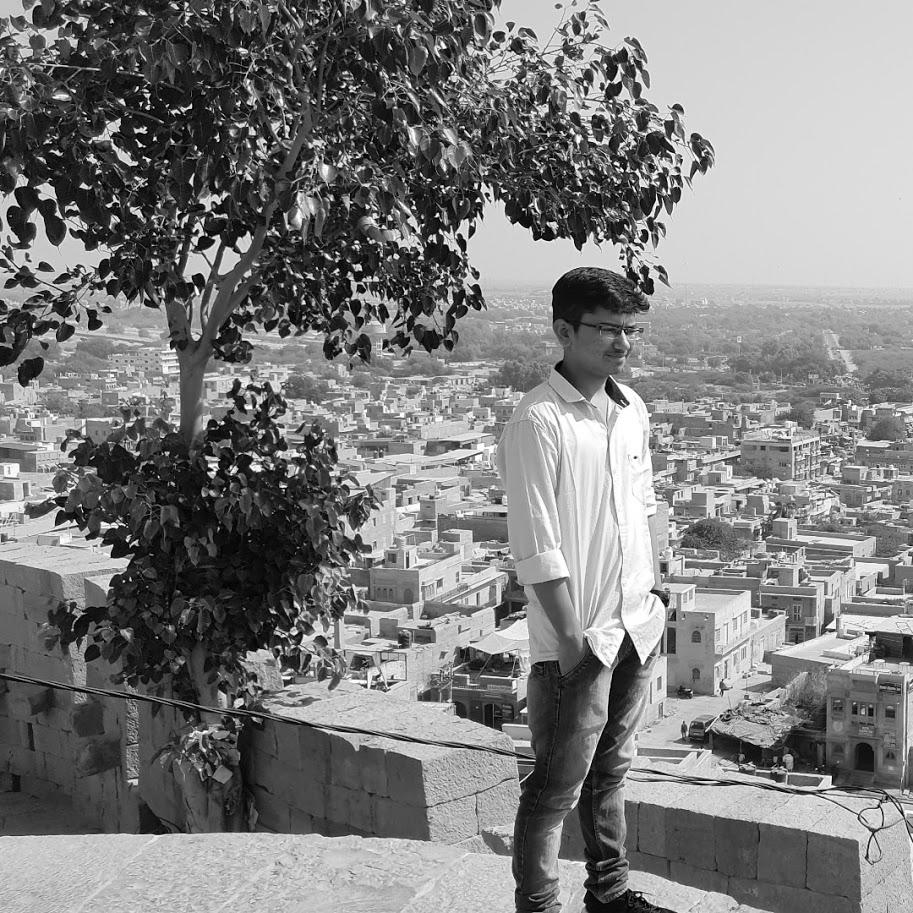
%> input picture Image_Processing/Lab9/my_gray_img.jpg, 913 x 913 px
$ octave Task3.m   (GNU Octave 9; MATLAB toolbox functions it lacks are replaced by stand-ins)
%> lines starting %> are read from the running program, lines starting %| are printed output that depends on the picture; in (x1, y1, x2, y2) boxes, pixels count from 0 and x2, y2 are one past the last pixel; in counts of white or black regions, pixels touching at a corner belong together; the program's own positions count from 1
pkg load image;
r = imread("my_gray_img.jpg");
%> r is the input picture: size 913x913 uint8; min 0, max 255, mean 125.2
r = im2bw(r);
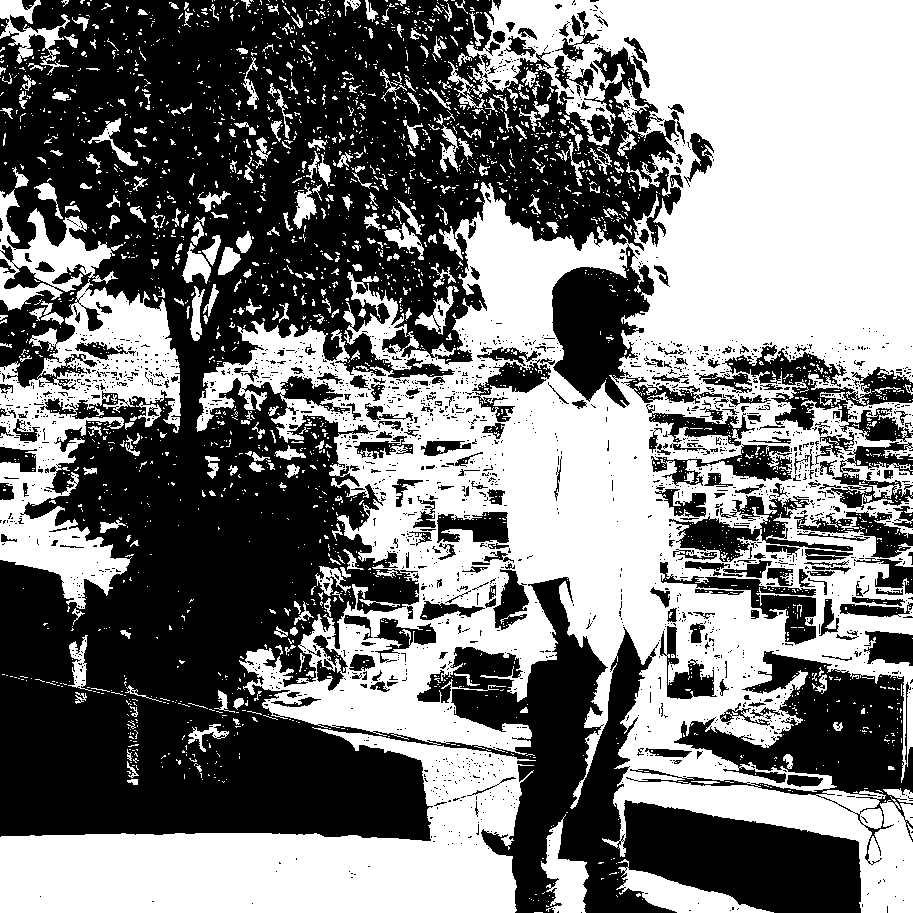
%> r: size 913x913 logical; 48.2% white; 2747 white regions (2429 under 20 px), largest, box (x1, y1, x2, y2) and area: (0, 0, 913, 913) 333990, (0, 279, 181, 609) 23464, (0, 189, 123, 311) 5203
subplot(1,2,1);
imshow(r);
title("Image before hole filling");

[m,n] = size(r);
%> m = 913; n = 913
rc = not(r);
struct_ele = strel('square',3);
x0 = zeros(m,n);
x0(750,830) = 1;
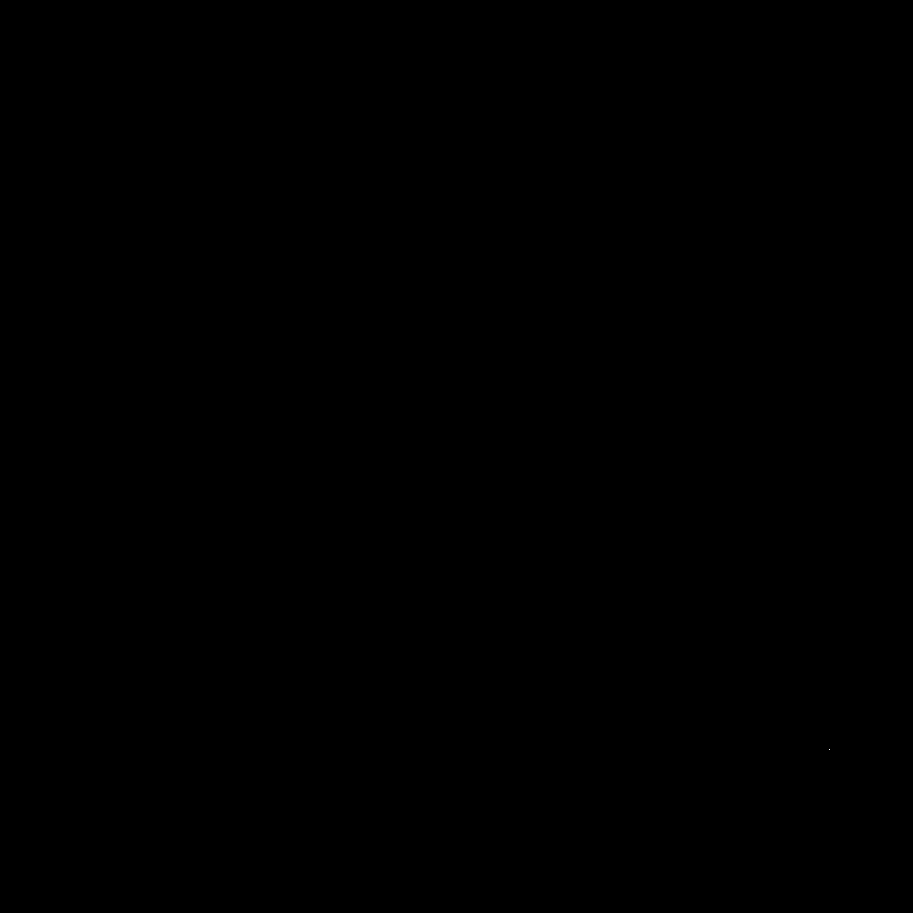
%> x0: size 913x913 double; values 0 (black) and 1 (white), 0% white in thin lines or dots, all inside (x1, y1, x2, y2) = (829, 749, 830, 750)
x0(430,880) = 1;
%> x0: size 913x913 double; values 0 (black) and 1 (white), 0% white in thin lines or dots, all inside (x1, y1, x2, y2) = (829, 429, 880, 750)
x0(360,785) = 1;
%> x0: size 913x913 double; values 0 (black) and 1 (white), 0% white in thin lines or dots, all inside (x1, y1, x2, y2) = (784, 359, 880, 750)
x0(360,785) = 1;
x0(540,885) = 1;
%> x0: size 913x913 double; values 0 (black) and 1 (white), 0% white in thin lines or dots, all inside (x1, y1, x2, y2) = (784, 359, 885, 750)
x0(470,755) = 1;
%> x0: size 913x913 double; values 0 (black) and 1 (white), 0% white in thin lines or dots, all inside (x1, y1, x2, y2) = (754, 359, 885, 750)
x0(455,855) = 1;
x0(620,800) = 1;
x0(530,720) = 1;
%> x0: size 913x913 double; values 0 (black) and 1 (white), 0% white in thin lines or dots, all inside (x1, y1, x2, y2) = (719, 359, 885, 750)
x0(610,430) = 1;
%> x0: size 913x913 double; values 0 (black) and 1 (white), 0% white in thin lines or dots, all inside (x1, y1, x2, y2) = (429, 359, 885, 750)

dilate_image = imdilate(x0,struct_ele);
x1 = dilate_image.*rc;
%> x1: size 913x913 double; values 0 (black) and 1 (white), 0.01% white in thin lines or dots, all inside (x1, y1, x2, y2) = (428, 358, 886, 751)

while(!isequal(x0,x1))
  x0=x1;
  dilate_image = imdilate(x0,struct_ele);
  x1 = dilate_image.*rc;
endwhile

subplot(1,2,2);
s = r+x1;
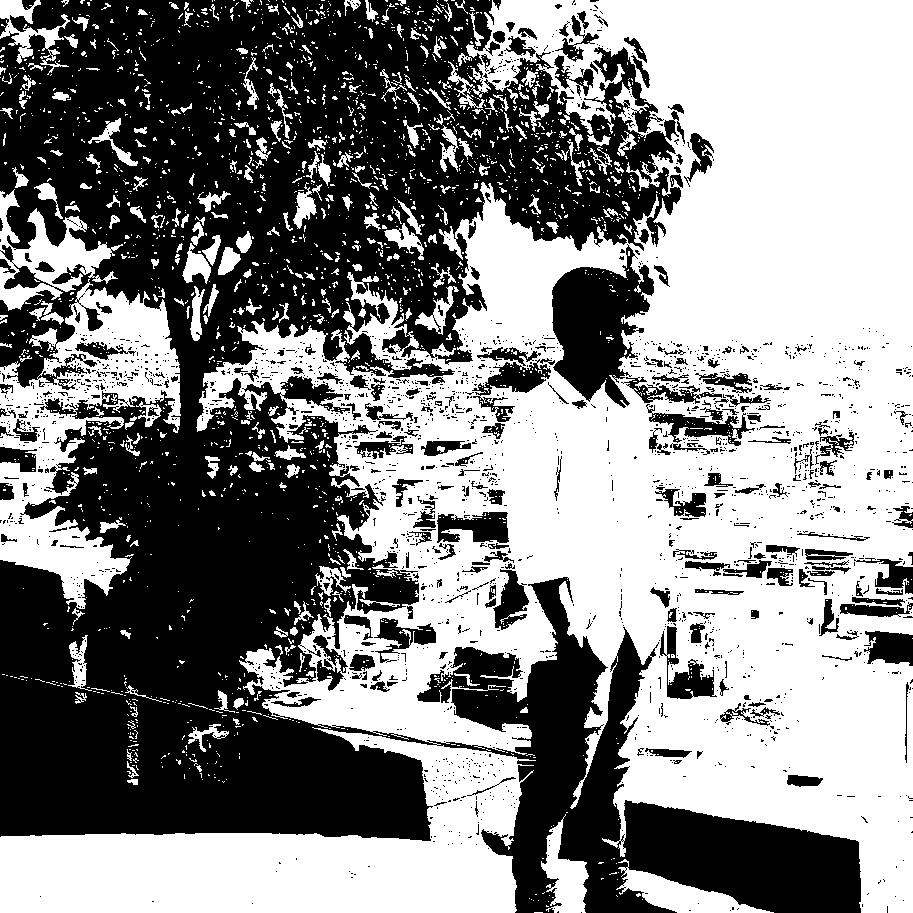
%> s: size 913x913 double; values 0 (black) and 1 (white), 52.7% white; 2146 black regions (1894 under 20 px), largest, box (x1, y1, x2, y2) and area: (0, 0, 861, 913) 342267, (552, 244, 654, 408) 9439, (472, 358, 555, 422) 1688
imshow(s);
title("Image after hole filling");
